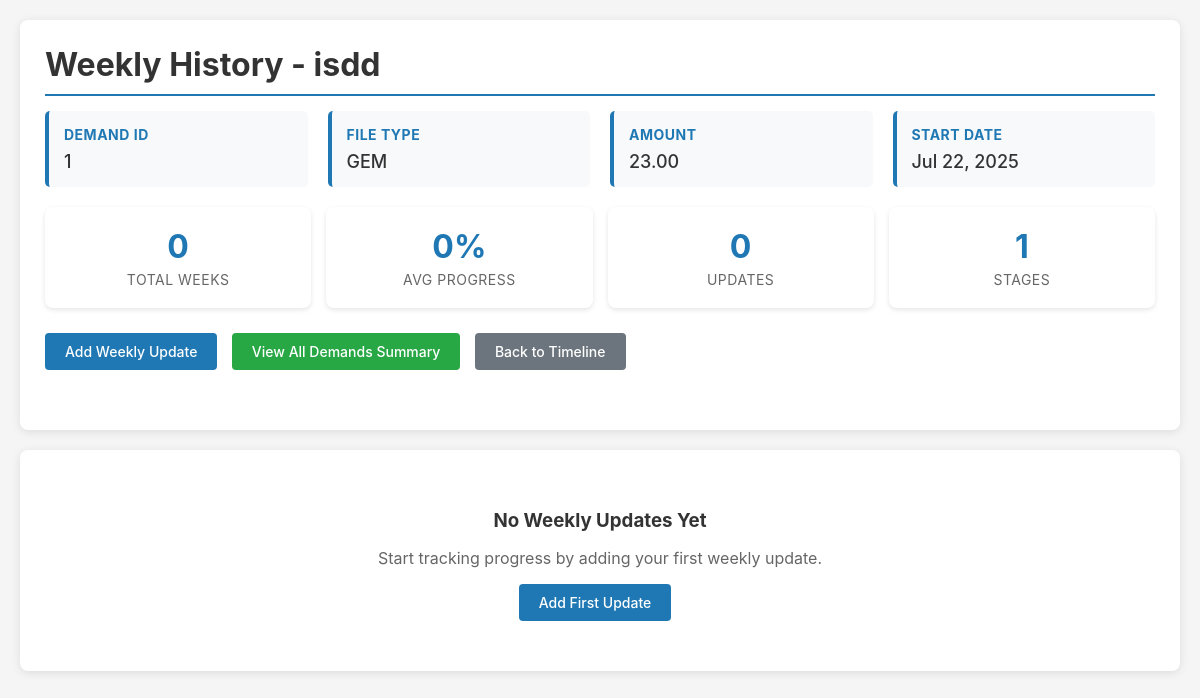
The page /demand/30/weekly/history/ on the database as committed earlier.
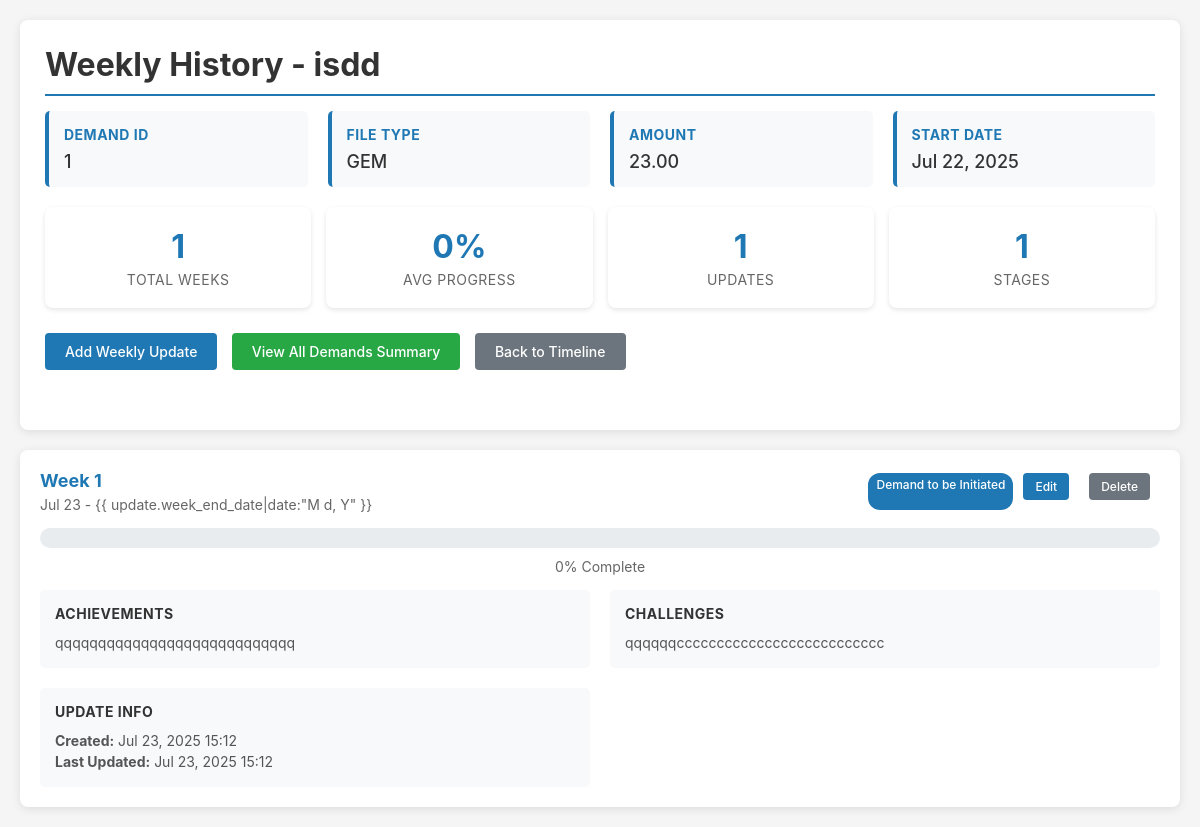
The same page on the database as committed later.
### trackerapp/models.py (models this page shows, shortened)
class WeeklyUpdate(models.Model):
    demand = models.ForeignKey(Demand, on_delete=models.CASCADE, related_name='weekly_updates')
    week_number = models.IntegerField()
    week_start_date = models.DateField()
    week_end_date = models.DateField()
    current_stage = models.CharField(max_length=50, choices=Stage.choices, null=True, blank=True)
    progress_percentage = models.IntegerField(default=0)
    challenges = models.TextField(blank=True, null=True)
    achievements = models.TextField(blank=True, null=True)
    next_week_plan = models.TextField(blank=True, null=True)
    created_at = models.DateTimeField(auto_now_add=True)
    updated_at = models.DateTimeField(auto_now=True)
    class Meta:
        unique_together = ('demand', 'week_number')
        ordering = ['-week_number']

### trackerapp/views.py (the view)
# urls.py: path('demand/<int:demand_id>/weekly/history/', views.weekly_history, name='weekly_history'),
def weekly_history(request, demand_id):
    demand = get_object_or_404(Demand, id=demand_id)
    weekly_updates = WeeklyUpdate.objects.filter(demand=demand).order_by('-week_number')
    total_weeks = weekly_updates.count()
    avg_progress = weekly_updates.aggregate(avg_progress=models.Avg('progress_percentage'))['avg_progress'] or 0
    stage_progression = []
    for update in weekly_updates.order_by('week_number'):
        if update.current_stage:
            stage_progression.append({
                'week': update.week_number,
                'stage': update.current_stage,
                'progress': update.progress_percentage,
                'date': update.week_start_date
            })
    return render(request, 'trackerapp/weekly_history.html', {
        'demand': demand,
        'weekly_updates': weekly_updates,
        'total_weeks': total_weeks,
        'avg_progress': round(avg_progress, 1),
        'stage_progression': stage_progression
    })

### trackerapp/templates/trackerapp/weekly_history.html (shortened to what the changed rows need)
<!DOCTYPE html>
<html lang="en">
<head>
</head>
<body>
    <div class="container">
        <div class="header">
            <h1>Weekly History - {{ demand.name }}</h1>
            <div class="summary-stats">
                <div class="stat-card">
                    <div class="stat-number">{{ total_weeks }}</div>
                    <div class="stat-label">Total Weeks</div>
                </div>
                <div class="stat-card">
                    <div class="stat-number">{{ weekly_updates.count }}</div>
                    <div class="stat-label">Updates</div>
                </div>
            </div>
        </div>
        <div class="weekly-updates">
            {% if weekly_updates %}
            {% for update in weekly_updates %}
            <div class="update-card">
                <div class="update-header">
                    <div class="week-info">
                        <div class="week-number">Week {{ update.week_number }}</div>
                        <div class="week-dates">{{ update.week_start_date|date:"M d" }} - {{
                            update.week_end_date|date:"M d, Y" }}</div>
                    </div>
                    <div class="update-actions">
                        {% if update.current_stage %}
                        <span class="stage-badge">{{ update.get_current_stage_display }}</span>
                        {% endif %}
                        <a href="{% url 'edit_weekly_update' update_id=update.id %}"
                            class="btn btn-primary btn-small">Edit</a>
                        <a href="javascript:void(0)" class="btn btn-secondary btn-small"
                            onclick="deleteWeeklyUpdate({{ update.id }}, '{{ demand.id }}')">Delete</a>
                    </div>
                </div>
                <div class="progress-bar">
                </div>
                <div style="text-align: center; font-size: 14px; color: #666; margin-bottom: 15px;">
                    {{ update.progress_percentage }}% Complete
                </div>
                <div class="update-content">
                    {% if update.achievements %}
                    <div class="content-section">
                        <h4>Achievements</h4>
                        <p>{{ update.achievements|linebreaks }}</p>
                    </div>
                    {% endif %}
                    {% if update.challenges %}
                    <div class="content-section">
                        <h4>Challenges</h4>
                        <p>{{ update.challenges|linebreaks }}</p>
                    </div>
                    {% endif %}
                    <div class="content-section">
                        <h4>Update Info</h4>
                        <p><strong>Created:</strong> {{ update.created_at|date:"M d, Y H:i" }}</p>
                        {% if update.updated_at != update.created_at %}
                        <p><strong>Last Updated:</strong> {{ update.updated_at|date:"M d, Y H:i" }}</p>
                        {% endif %}
                    </div>
                </div>
            </div>
            {% endfor %}
            {% else %}
            <div class="no-updates">
                <h3>No Weekly Updates Yet</h3>
                <p>Start tracking progress by adding your first weekly update.</p>
                <a href="{% url 'add_weekly_update' demand_id=demand.id %}" class="btn btn-primary">Add First Update</a>
            </div>
            {% endif %}
        </div>
    </div>
</body>
</html>

Rows that differ between the two databases and show on the page:
added WeeklyUpdate: week_number "1", week_start_date "Jul 23", current_stage "Demand to be Initiated", progress_percentage "0", achievements "qqqqqqqqqqqqqqqqqqqqqqqqqqqq", challenges "qqqqqqcccccccccccccccccccccccccc", created_at "Jul 23, 2025 15:12", updated_at "Jul 23, 2025 15:12"
Other text that changed with them:
{{ total_weeks }}: "0" → "1"
{{ weekly_updates.count }}: "0" → "1"
text no longer shown: "No Weekly Updates Yet Start tracking progress by adding your first weekly update. Add First Update"
